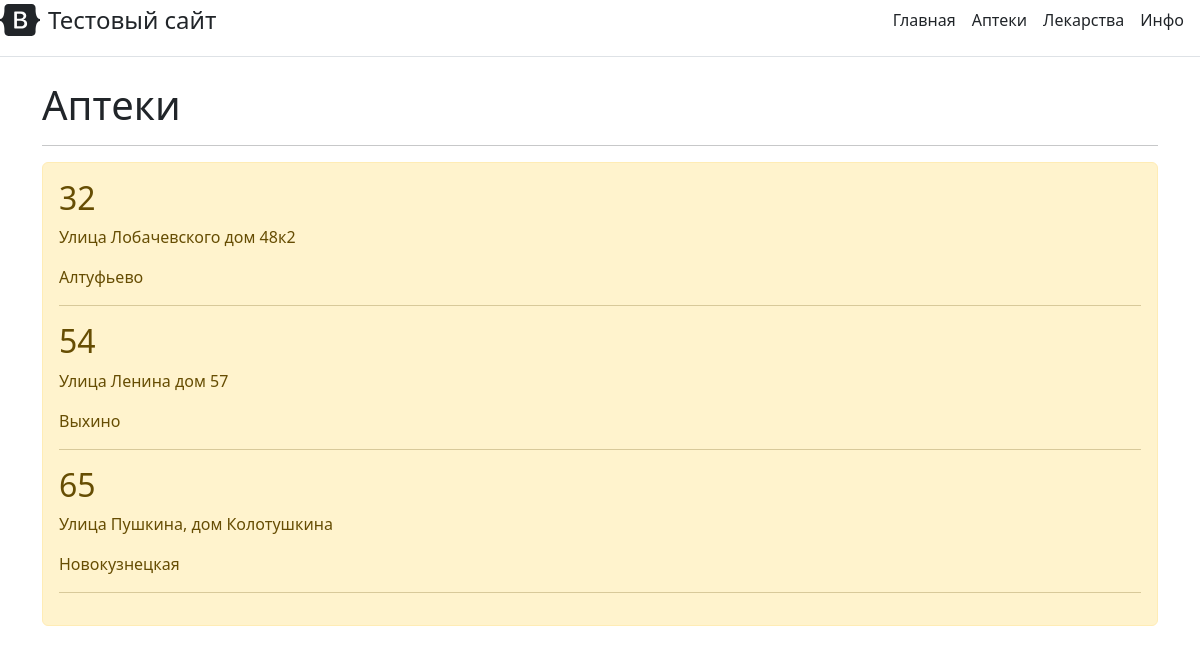
Screenshot of /pharmacy with the database file from the repository.
### main/models.py (models this page shows, shortened)
class Pharmacy(models.Model):
    number = models.IntegerField(verbose_name="Номер")
    location = models.TextField(null=True, blank=True, verbose_name="Адрес")
    metro_station = models.CharField(max_length=50, verbose_name="Станция метро")
    class Meta:
        verbose_name_plural = 'Аптеки'
        verbose_name = 'Аптека'
        ordering = ['number']

### main/views.py (the view)
# urls.py: path("pharmacy", views.pharmacy_page, name='pharmacy'),
def pharmacy_page(request):
    pharmacy_items = Pharmacy.objects.order_by('number')
    return render(request, 'main/pharmacy.html', {'pharmacy_items': pharmacy_items})

### main/templates/main/pharmacy.html (shortened to what this page needs)
{% extends 'main/base.html' %}
{% block entity_name %}
Аптеки
{% endblock %}
{% block cycle %}
    {% for el in pharmacy_items %}
	<div>
		<h2>{{ el.number }}</h2>
		<p>{{ el.location }}</p>
		<p>{{ el.metro_station}}</p>
        <hr>
	</div>
	{% endfor %}
{% endblock %}

### rows the page displays
Pharmacy: number "32", location "Улица Лобачевского дом 48к2", metro_station "Алтуфьево"
Pharmacy: number "54", location "Улица Ленина дом 57", metro_station "Выхино"
Pharmacy: number "65", location "Улица Пушкина, дом Колотушкина", metro_station "Новокузнецкая"
